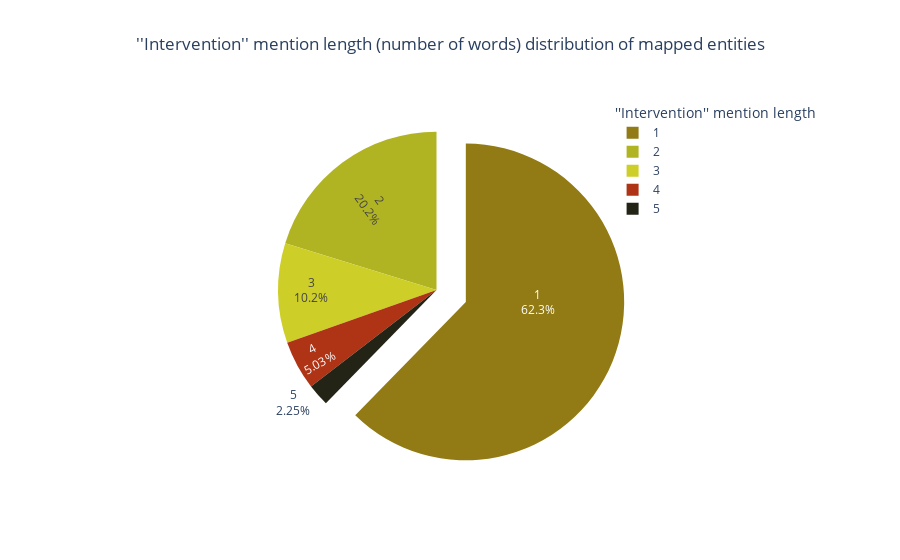

Notebook cell for this chart:
### Code cell
night_colors = ['rgb(146, 123, 21)', 'rgb(177, 180, 34)', 'rgb(206, 206, 40)',
                'rgb(175, 51, 21)', 'rgb(35, 36, 21)']

labels_ = []
values_ = []

for eachTuple in top_mapped_lengths:
    labels_.append( eachTuple[0] )
    values_.append( eachTuple[1] )

# pull is given as a fraction of the pie radius
fig = go.Figure( data=[go.Pie(labels=labels_, values=values_, textinfo='label+percent',
                             insidetextorientation='radial', pull=[0.2, 0, 0.0, 0, 0], marker_colors=night_colors)])
fig.update_layout(title_text='\'\'Intervention\'\' mention length (number of words) distribution of mapped entities', title_x=0.5 )
fig.update_layout(legend=dict({'traceorder': 'normal'}), legend_title_text='\'\'Intervention\'\' mention length', legend_x=0.8)
fig.show()

### Figure 1 — Plotly figure (JSON) as saved in the notebook; plotly's stock layout.template omitted (floating-point values rounded to 4 significant figures)
{"data": [{"insidetextorientation": "radial", "labels": [1, 2, 3, 4, 5], "marker": {"colors": ["rgb(146, 123, 21)", "rgb(177, 180, 34)", "rgb(206, 206, 40)", "rgb(175, 51, 21)", "rgb(35, 36, 21)"]}, "pull": [0.2, 0, 0, 0, 0], "textinfo": "label+percent", "type": "pie", "values": [72991, 23705, 11916, 5894, 2639]}], "layout": {"legend": {"title": {"text": "''Intervention'' mention length"}, "traceorder": "normal", "x": 0.8}, "title": {"text": "''Intervention'' mention length (number of words) distribution of mapped entities", "x": 0.5}}}
